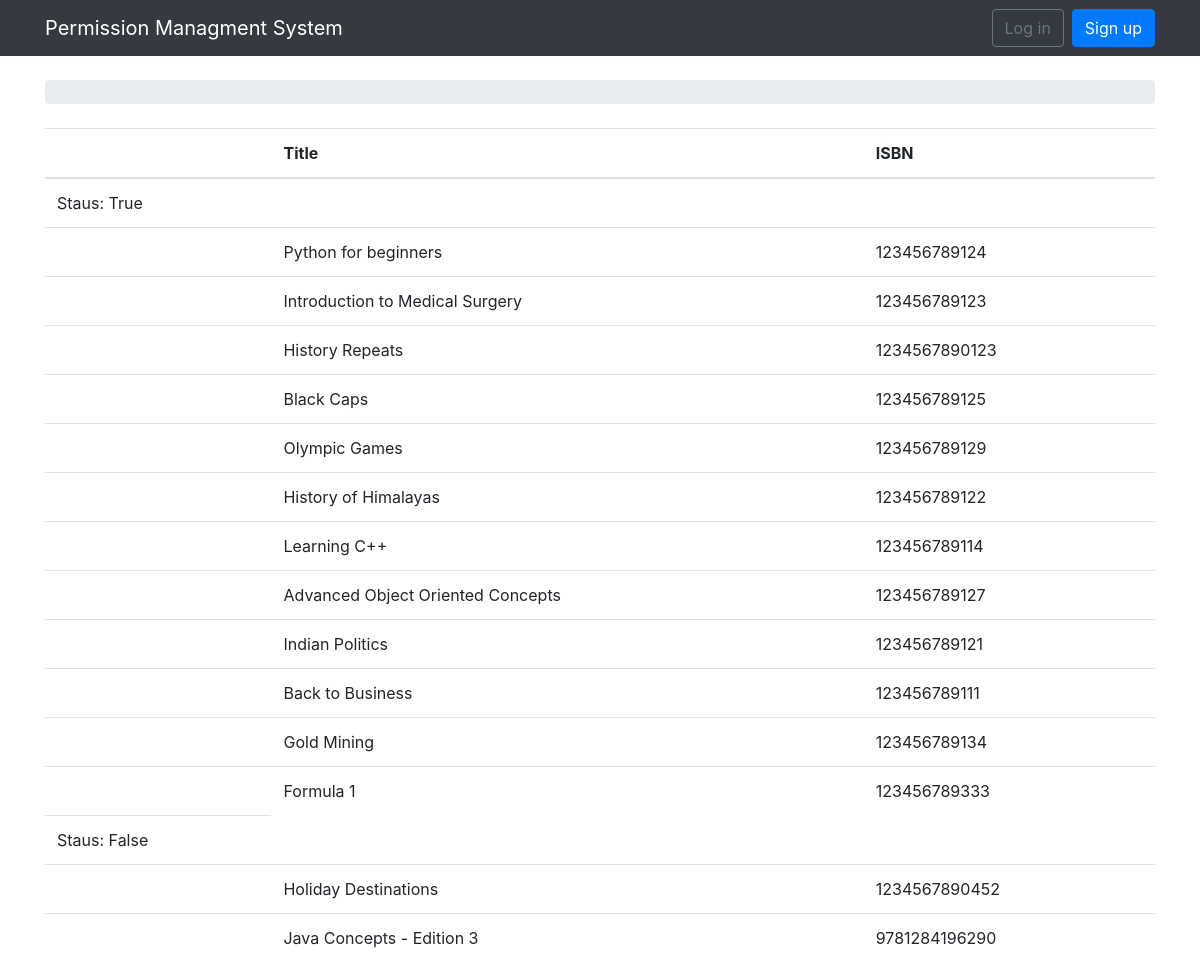
Before: /books/list/ with the older database file.
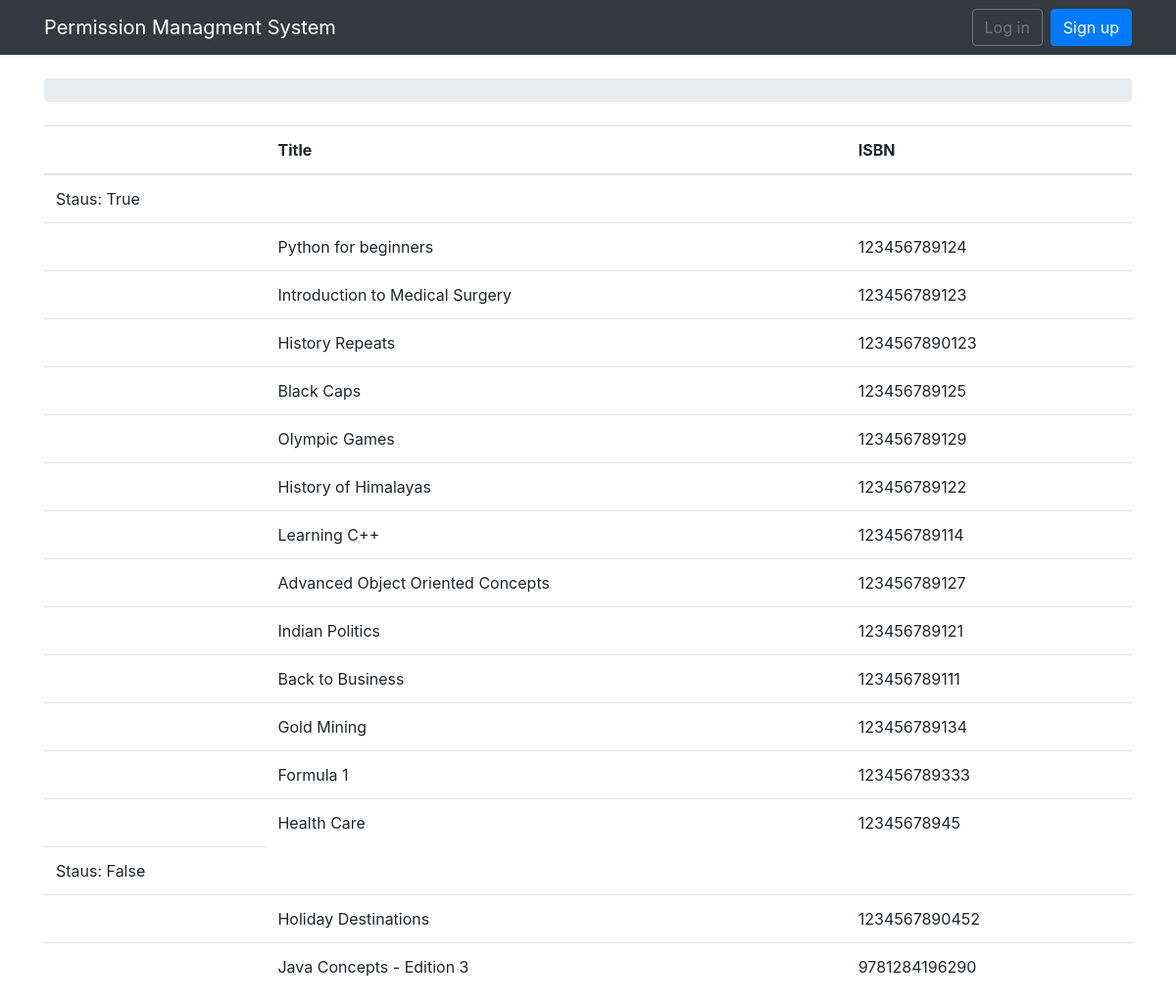
After: the same page with the newer database file.
### permissions/models.py (models this page shows, shortened)
class Book(models.Model):
    publisher = models.ForeignKey(Publisher, null=True, blank=True, related_name='+', on_delete=models.CASCADE)
    title = models.CharField(max_length=100, blank=True)
    isbn = models.CharField(max_length=13, unique=True, validators=[MinLengthValidator(13)])
    edition = models.CharField(max_length=10, blank=True)
    active = models.BooleanField(default=True)
    created_at = models.DateTimeField(auto_now_add=True, null=True)

### permissions/views.py (the view)
# urls.py: url(r'^books/list/$', views.book_list, name='book_list'),
def book_list(request):
    book = Book.objects.all()
    context = defaultdict(list)
    dict(context)
    for p in book:
        context[p.active].append(p.pk)
    context.default_factory = None
    return render(request, "booklist.html", {'context': context, 'book': book})

### templates/booklist.html (shortened to what this page needs)
{% extends 'base.html' %}
{% load humanize %}
{% block content %}
<table class="table">
  <thead class="thead-inverse">
    <tr>
      <th></th>
      <th>Title</th>
      <th>ISBN</th>
    </tr>
  </thead>
  <tbody>
{% for k,v in context.items %}
    <tr><td>Staus: {{k}}</td></tr>
    {% for x in v %}
        {% for b in book%}
        {% if x == b.pk %}
            <tr><td/><td>{{b.title}}</td>
            <td>{{b.isbn}}</td></tr>
        {%endif%}
        {% endfor %}
    {% endfor %}
{% endfor %}
</tbody>
</table>
{% endblock %}

Changed rows visible on the page:
added Book: title "Health Care", isbn "12345678945"
